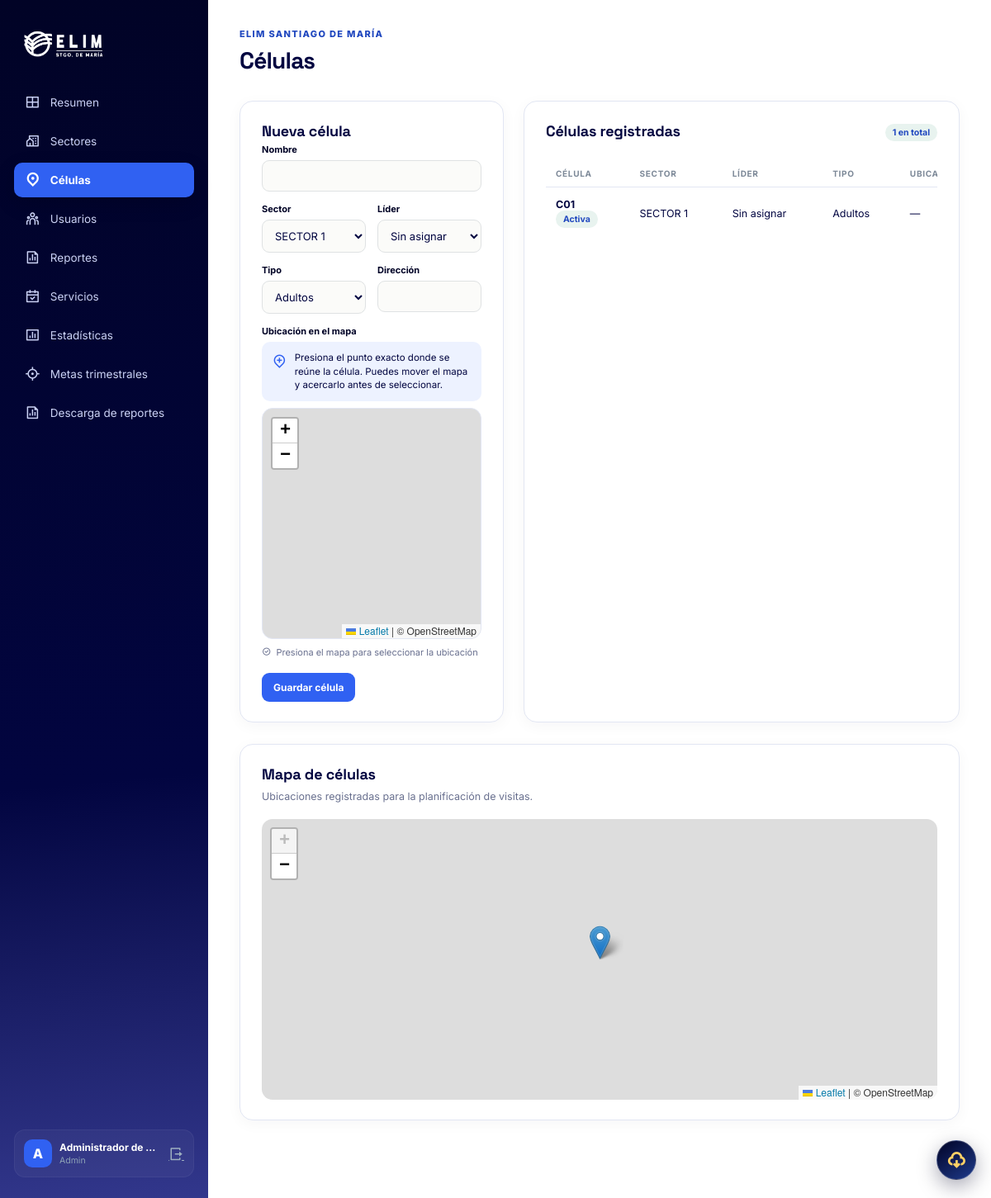
The page /admin/celulas.php (signed in) on the database its author committed.
### tables this page shows
CREATE TABLE celulas (
    id INT UNSIGNED AUTO_INCREMENT PRIMARY KEY,
    nombre VARCHAR(100) NOT NULL,
    sector_id INT UNSIGNED NOT NULL,
    lider_id INT UNSIGNED NULL,
    tipo ENUM('adultos', 'jovenes', 'ninos') NOT NULL,
    direccion VARCHAR(255) NULL,
    lat DECIMAL(10,7) NULL,
    lng DECIMAL(10,7) NULL,
    activo TINYINT(1) NOT NULL DEFAULT 1,
    creado_en TIMESTAMP NOT NULL DEFAULT CURRENT_TIMESTAMP,
    UNIQUE KEY uq_celula_nombre_sector (nombre, sector_id),
    UNIQUE KEY uq_celula_lider (lider_id),
    KEY idx_celulas_sector (sector_id),
    CONSTRAINT chk_celula_activa CHECK (activo IN (0, 1)),
    CONSTRAINT chk_latitud CHECK (lat IS NULL OR lat BETWEEN -90 AND 90),
    CONSTRAINT chk_longitud CHECK (lng IS NULL OR lng BETWEEN -180 AND 180),
    CONSTRAINT fk_celula_sector FOREIGN KEY (sector_id)
        REFERENCES sectores(id) ON UPDATE CASCADE ON DELETE RESTRICT,
    CONSTRAINT fk_celula_lider FOREIGN KEY (lider_id)
        REFERENCES usuarios(id) ON UPDATE CASCADE ON DELETE SET NULL
);

CREATE TABLE sectores (
    id INT UNSIGNED AUTO_INCREMENT PRIMARY KEY,
    nombre VARCHAR(100) NOT NULL,
    zona VARCHAR(20) NULL,
    distrito VARCHAR(20) NULL,
    supervisor_id INT UNSIGNED NULL,
    activo TINYINT(1) NOT NULL DEFAULT 1,
    creado_en TIMESTAMP NOT NULL DEFAULT CURRENT_TIMESTAMP,
    UNIQUE KEY uq_sector_nombre (nombre),
    UNIQUE KEY uq_sector_supervisor (supervisor_id),
    CONSTRAINT chk_sector_activo CHECK (activo IN (0, 1))
);

### includes/funciones.php (called while the page is built, shortened)
<?php
function e(mixed $valor): string
{
    return htmlspecialchars((string) $valor, ENT_QUOTES, "UTF-8");
}

### admin/celulas.php (the view, shortened to what this page needs)
<?php
require_once __DIR__ . "/_bootstrap.php";
$celulaEditada = null;
$sectores = $conexion
    ->query("SELECT id, nombre FROM sectores WHERE activo = 1 ORDER BY nombre")
    ->fetchAll();
$lideres = $conexion
    ->query(
        "SELECT id, nombre_completo
     FROM usuarios
     WHERE rol = 'lider' AND activo = 1
     ORDER BY nombre_completo",
    )
    ->fetchAll();
$celulas = $conexion
    ->query(
        'SELECT
        c.*,
        s.nombre AS sector,
        u.nombre_completo AS lider
     FROM celulas c
     INNER JOIN sectores s ON s.id = c.sector_id
     LEFT JOIN usuarios u ON u.id = c.lider_id
     ORDER BY s.nombre, c.nombre',
    )
    ->fetchAll();
$puntosMapa = [];
foreach ($celulas as $celula) {
    if ($celula["lat"] && $celula["lng"]) {
        $puntosMapa[] = [
            "lat" => (float) $celula["lat"],
            "lng" => (float) $celula["lng"],
            "nombre" => $celula["nombre"],
            "sector" => $celula["sector"],
        ];
    }
}
?>
<div class="section-split">
    <section class="card card-flush">
        <h3><?= $celulaEditada ? "Editar célula" : "Nueva célula" ?></h3>
        <form method="post" id="formCelula">
            <label for="nombre">Nombre</label>
            <input
                id="nombre"
                name="nombre"
                required
                value="<?= e($celulaEditada["nombre"] ?? "") ?>"
            >
            <div class="form-grid form-spaced">
                <div>
                    <label for="sector_id">Sector</label>
                    <select id="sector_id" name="sector_id" required>
                        <?php foreach ($sectores as $sector): ?>
                            <option
                                value="<?= $sector["id"] ?>"
                                <?= ($celulaEditada["sector_id"] ?? "") ==
                                $sector["id"]
                                    ? "selected"
                                    : "" ?>
                            >
                                <?= e($sector["nombre"]) ?>
                            </option>
                        <?php endforeach; ?>
                    </select>
                </div>
                <div>
                    <label for="lider_id">Líder</label>
                    <select id="lider_id" name="lider_id">
                        <option value="">Sin asignar</option>
                    </select>
                </div>
                <div>
                    <label for="tipo">Tipo</label>
                    <select id="tipo" name="tipo">
                        <?php foreach (
                            [
                                "adultos" => "Adultos",
                                "jovenes" => "Jóvenes",
                                "ninos" => "Niños",
                            ]
                            as $valor => $texto
                        ): ?>
                            <option
                                value="<?= $valor ?>"
                                <?= ($celulaEditada["tipo"] ?? "adultos") ===
                                $valor
                                    ? "selected"
                                    : "" ?>
                            >
                                <?= $texto ?>
                            </option>
                        <?php endforeach; ?>
                    </select>
                </div>
                <div>
                    <label for="direccion">Dirección</label>
                    <input
                        id="direccion"
                        name="direccion"
                        value="<?= e($celulaEditada["direccion"] ?? "") ?>"
                    >
                </div>
                <div class="full">
                    <label>Ubicación en el mapa</label>
                    <div class="location-help">
                        <i class="ri-map-pin-add-line"></i>
                        <span>
                            Presiona el punto exacto donde se reúne la célula.
                            Puedes mover el mapa y acercarlo antes de seleccionar.
                        </span>
                    </div>
                    <div
                        id="mapaSelector"
                        class="location-picker"
                        aria-label="Seleccionar ubicación de la célula"
                        data-lat="<?= e($celulaEditada["lat"] ?? "") ?>"
                        data-lng="<?= e($celulaEditada["lng"] ?? "") ?>"
                    ></div>
                    <div
                        id="estadoUbicacion"
                        class="location-status <?= !empty($celulaEditada["lat"]) ? "selected" : "" ?>"
                    >
                        <i class="ri-checkbox-circle-line"></i>
                        <span>
                            <?= !empty($celulaEditada["lat"])
                                ? "Ubicación seleccionada"
                                : "Presiona el mapa para seleccionar la ubicación" ?>
                        </span>
                    </div>
                </div>
            </div>
            <div class="form-actions">
                <button class="btn btn-gold" type="submit">Guardar célula</button>
            </div>
        </form>
    </section>
    <section class="card card-flush">
        <div class="card-head">
            <h3>Células registradas</h3>
            <span class="badge ok"><?= count($celulas) ?> en total</span>
        </div>
        <div class="table-wrap">
            <table>
                <thead>
                    <tr>
                        <th>Célula</th>
                        <th>Sector</th>
                        <th>Líder</th>
                        <th>Tipo</th>
                        <th>Ubicación</th>
                    </tr>
                </thead>
                <tbody>
                    <?php foreach ($celulas as $celula): ?>
                        <tr>
                            <td>
                                <strong><?= e($celula["nombre"]) ?></strong><br>
                                <span class="badge <?= $celula["activo"]
                                    ? "ok"
                                    : "off" ?>">
                                    <?= $celula["activo"]
                                        ? "Activa"
                                        : "Inactiva" ?>
                                </span>
                            </td>
                            <td><?= e($celula["sector"]) ?></td>
                            <td><?= e($celula["lider"] ?? "Sin asignar") ?></td>
                            <td><?= e(ucfirst($celula["tipo"])) ?></td>
                            <td><?= e($celula["direccion"] ?: "—") ?></td>
                        </tr>
                    <?php endforeach; ?>
                </tbody>
            </table>
        </div>
    </section>
</div>
<section class="card">
    <div class="card-head">
        <div>
            <h3>Mapa de células</h3>
            <p class="muted">Ubicaciones registradas para la planificación de visitas.</p>
        </div>
    </div>
    <div
        id="mapaCelulas"
        class="map"
        data-points="<?= e(json_encode($puntosMapa, JSON_UNESCAPED_UNICODE)) ?>"
    ></div>
</section>
<link rel="stylesheet" href="https://unpkg.com/leaflet@1.9.4/dist/leaflet.css">

### css/app.css (style rules this page uses)
:root { --night: #010326; --night-2: #020540; --navy: #010326; --blue: #3061f2; --gold: #3061f2; --gold-soft: #edf2ff; --ivory: #ffffff; --white: #fff; --ink: #020540; --muted: #69708f; --line: #e2e6f3; --green: #2148bf; --red: #b04a4a; --shadow: 0 14px 40px rgba(2, 5, 64, 0.09); }
* { box-sizing: border-box; }
html, body { max-width: 100%; overflow-x: hidden; }
body { margin: 0; background: var(--ivory); color: var(--ink); font-family: Inter, system-ui, sans-serif; }
.grid-5 > *, .grid-4 > *, .grid-3 > *, .grid-2 > *, .section-split > * { margin-top: 0 !important; margin-bottom: 0 !important; }
.stat, .card { background: var(--white); border: 1px solid var(--line); border-radius: 16px; box-shadow: 0 4px 18px rgba(16, 36, 62, 0.04); }
.card { padding: 24px 26px; margin-top: 0; margin-bottom: 24px; }
.card-head { display: flex; align-items: center; justify-content: space-between; gap: 16px; margin-bottom: 20px; }
.card h3 { font-family: "Space Grotesk", sans-serif; font-size: 18px; margin: 0; padding: 0 0 4px 0; letter-spacing: -0.01em; }
.card p.muted { color: var(--muted); font-size: 12.5px; margin: 4px 0 0; }
.table-wrap { overflow: auto; }
table { width: 100%; border-collapse: collapse; min-width: 760px; }
th { text-align: left; color: #7d8998; font-size: 10px; text-transform: uppercase; letter-spacing: 0.07em; padding: 10px 12px; border-bottom: 1px solid var(--line); }
td { font-size: 12.5px; padding: 13px 12px; border-bottom: 1px solid #efefeb; vertical-align: middle; }
tr:last-child td { border-bottom: 0; }
.badge { display: inline-flex; padding: 4px 9px; border-radius: 100px; font-size: 10.5px; font-weight: 700; }
.badge.ok { color: var(--green); background: #e8f3ef; }
.btn { border: 0; border-radius: 9px; padding: 10px 14px; font: 700 12px Inter; cursor: pointer; text-decoration: none; display: inline-flex; align-items: center; justify-content: center; gap: 7px; }
.btn-gold { background: var(--gold); color: #ffffff; }
.form-grid { display: grid; grid-template-columns: repeat(2, 1fr); gap: 14px; }
.form-grid .full { grid-column: 1/-1; }
label { display: block; font-size: 11px; font-weight: 700; color: var(--night); margin-bottom: 6px; }
input, select, textarea { width: 100%; border: 1.5px solid #dfe2e3; background: #fbfbf9; border-radius: 9px; padding: 10px 11px; font: 13px Inter; color: var(--ink); }
.form-actions { display: flex; gap: 9px; margin-top: 18px; }
.section-split { display: grid; grid-template-columns: minmax(320px, 0.75fr) minmax(0, 1.5fr); gap: 24px; margin-top: 0; margin-bottom: 26px; }
.map { position: relative; z-index: 0; height: 340px; border-radius: 13px; overflow: hidden; }
.location-picker { position: relative; z-index: 0; height: 280px; margin-top: 8px; overflow: hidden; border: 1px solid var(--line); border-radius: 13px; background: var(--gold-soft); }
.location-help { display: flex; align-items: flex-start; gap: 9px; padding: 11px 12px; border-radius: 10px; background: var(--gold-soft); color: var(--night-2); font-size: 11.5px; line-height: 1.45; }
.location-help i { flex-shrink: 0; color: var(--gold); font-size: 18px; }
.location-status { display: inline-flex; align-items: center; gap: 6px; margin-top: 9px; color: var(--muted); font-size: 11px; }
.card-flush { margin-top: 0; margin-bottom: 24px; }
.form-spaced { margin-top: 14px; }

### rows shown on the page
celulas: nombre "C01", activo "Activa", sector.nombre "SECTOR 1", lider "Sin asignar", tipo "Adultos", direccion "—"

### other values the page prints
$texto "Resumen"
$texto "Sectores"
$texto "Células"
$texto "Usuarios"
$texto "Reportes"
$texto "Servicios"
$texto "Estadísticas"
$texto "Metas trimestrales"
$texto "Descarga de reportes"
substr($_SESSION["nombre"], 0, 1) "A"
$_SESSION["nombre"] "Administrador de…"
$rol "Admin"
$titulo "Células"
count($celulas) "1"
form field sector_id "SECTOR 1"
